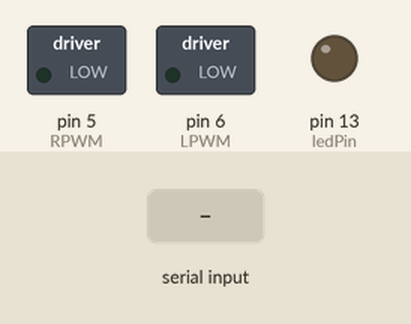
Simulated run of this sketch. Board: Arduino Uno, built with avr-gcc and run on an emulated ATmega328P. On the bench: switched loads named in the sketch (green lamp = pin HIGH), output pins drawn as LEDs (lit = HIGH). Inputs (shaded band) come from the test bench.

Above: at 1.2 s.
1.3 s: "F" received over Serial
At 2.5 s:
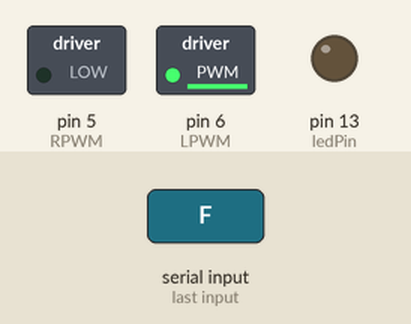
2.8 s: "B" received over Serial
At 3.8 s:
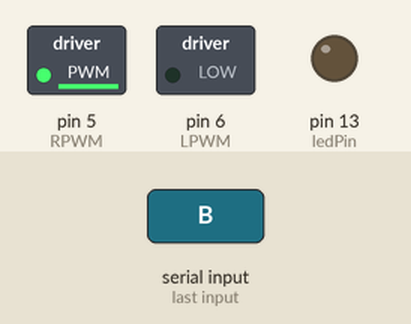
4.3 s: "F" received over Serial
At 4.9 s:
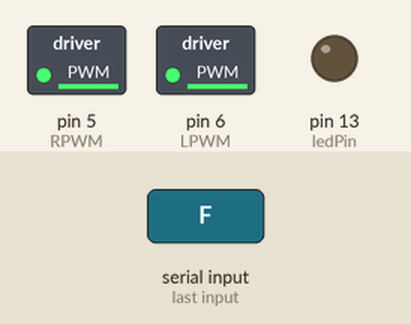
Timing chart, 0 to 7.3 s (numbered marks = the images above; inputs shaded):
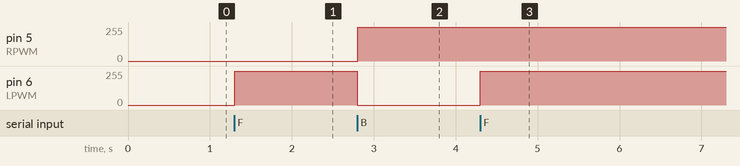

Measured:
- after the input at 1.3 s, pin 6 (LPWM): 0/255 → 254/255 at once
- after the input at 2.8 s, pin 5 (RPWM): 0/255 → 254/255 at once; pin 6 (LPWM): 254/255 → 0/255 at once
- after the input at 4.3 s, pin 6 (LPWM): 0/255 → 254/255 at once

The sketch:

Feb_03_23.ino
```cpp
 /* Same sketch as DRV

  Ref: pythonforundergradengineers.com/python-arduino-LED.html
       https://dronebotworkshop.com
*/

// Motor Connections (Both must use PWM pins)
#define RPWM 5
#define LPWM 6

const int ledPin = 13; // the pin that the LED is attached to
int incomingByte;      // a variable to read incoming serial data into

void setup() {
  // initialize serial communication:
  Serial.begin(9600);
  // initialize the LED pin as an output:
  pinMode(ledPin, OUTPUT);
  // Set motor connections as outputs
  pinMode(RPWM, OUTPUT);
  pinMode(LPWM, OUTPUT);

  // Stop motors => not sure if this is necessary
  analogWrite(RPWM, 0);
  analogWrite(LPWM, 0);
}

void loop()
{
  // see if there's incoming serial data:
  if (Serial.available() > 0)
  {
    // read the oldest byte in the serial buffer:
    incomingByte = Serial.read();
    // if it's a capital H (ASCII 72), turn on the LED:
    // Forward - Accelerate
    if (incomingByte == 'F')
      {
      //digitalWrite(ledPin, HIGH);
      // Accelerate forward
      //digitalWrite(RPWM, LOW);
      for (int i = 0; i < 255; i++)
          { analogWrite(LPWM, i);
             //delay(20);
          }
      }
    // if it's an L (ASCII 76) turn off the LED:
    // Reverse - Accelerate
    if (incomingByte == 'B') {
       //digitalWrite(ledPin, LOW);
       // Accelerate reverse
       digitalWrite(LPWM, LOW);
       for (int i = 0; i < 255; i++) {
         analogWrite(RPWM, i);
         //delay(20);
                                     }
                              }

    // Stop
    if (incomingByte == 'S') {
      // Jan 31, 23: Stop
      analogWrite(RPWM, 0);
      analogWrite(LPWM, 0);
      //delay(100000);
                             }

   }
}
```
